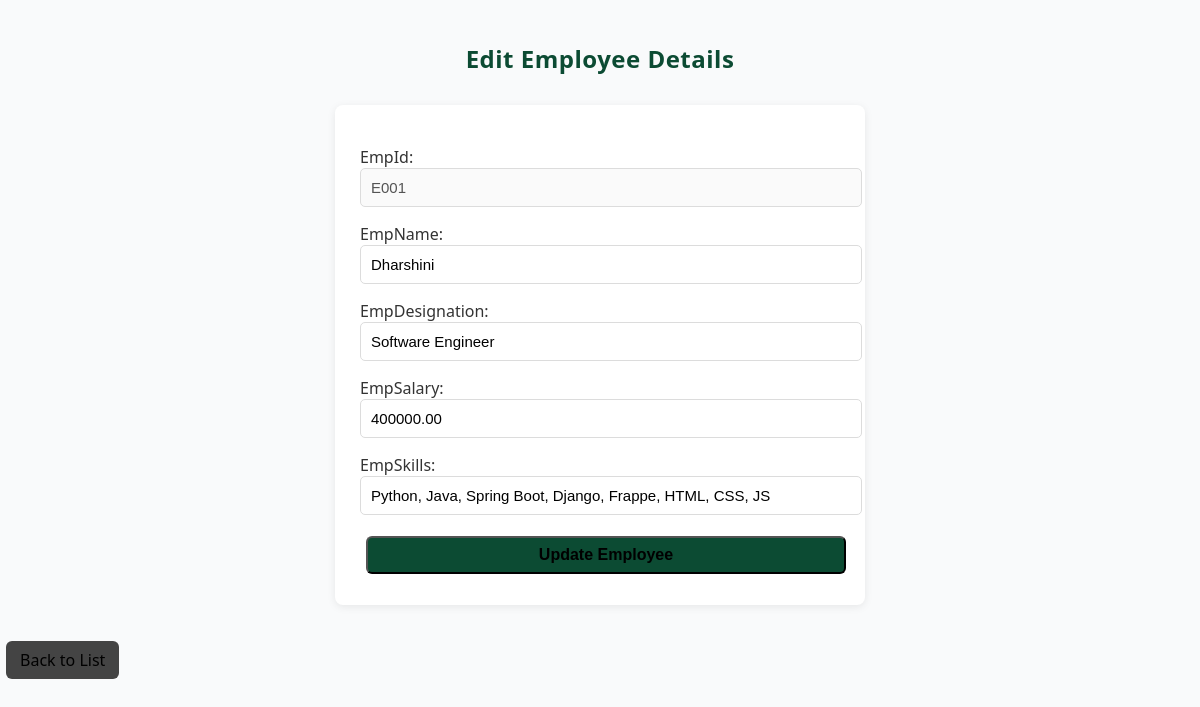
/EmployeeApp/edit/E001/, run on the app's committed database.
### EmployeeApp/models.py (models this page shows, shortened)
class Employee(models.Model):
    empId = models.CharField(primary_key=True, max_length=10, editable=True)
    empName = models.CharField(max_length=50)
    empDesignation = models.CharField(max_length=50)
    empSalary = models.DecimalField(max_digits=10, decimal_places=2)
    empSkills = models.TextField(blank=True)

### EmployeeApp/views.py (the view)
# urls.py: path("edit/<str:empId>/", views.editEmployee, name='edit_employee'),
def editEmployee(request, empId):
    emp = get_object_or_404(Employee, empId=empId)
    if request.method == 'POST':
        form = EmployeeForm(request.POST, instance=emp)
        if form.is_valid():
            form.save()
            return redirect('employee_list')
    else:
        form = EmployeeForm(instance=emp)
    return render(request, 'EmployeeApp/edit_employee.html', {'form': form, 'edit': True})

### EmployeeApp/forms.py (shortened to what this page needs)
class EmployeeForm(forms.ModelForm):
    class Meta:
        model = Employee
        fields = ['empId', 'empName', 'empDesignation', 'empSalary', 'empSkills']
        widgets = {
            "empId": forms.TextInput(attrs={"class": "form-control", "readonly": "readonly"}),
            "empName": forms.TextInput(attrs={"class": "form-control"}),
            "empDesignation": forms.TextInput(attrs={"class": "form-control"}),
            "empSalary": forms.NumberInput(attrs={"class": "form-control"}),
            "empSkills": forms.TextInput(attrs={"class": "form-control", "rows": 3}),
        }
    def __init__(self, *args, **kwargs):
        super().__init__(*args, **kwargs)
        self.fields['empId'].disabled = True

### templates/EmployeeApp/edit_employee.html (shortened to what this page needs)
{% load static %}
<!DOCTYPE html>
<html lang="en">
<head>
    <link rel="stylesheet" href="{% static 'EmployeeApp/style.css' %}">
</head>
<body>
    <br>
    <h2>Edit Employee Details</h2>
    <form method="post">
        {{ form.as_p }}
        <button type="submit" class="btn">Update Employee</button>
    </form>
    <a href="{% url 'employee_list' %}" class="back">Back to List</a>
</body>
</html>

### static/EmployeeApp/style.css (style rules this page uses)
:root { --primary-color: #0c4b33; --secondary-color: #e8f0eb; --accent-color: #79aec8; --danger-color: #ce4747; --success-color: #4c946b; --light-bg: hsl(210, 17%, 98%); --text-dark: #333; --border-color: #dcdcdc; }
body { font-family: "Segoe UI", "Helvetica Neue", Arial, sans-serif; background-color: var(--light-bg); color: var(--text-dark); margin: 0; padding: 0; }
h2 { text-align: center; color: var(--primary-color); margin: 20px 0; letter-spacing: 0.5px; }
.btn, .edit, .delete, .back { display: inline-block; padding: 8px 14px; margin: 6px; text-decoration: none; border-radius: 6px; font-weight: 500; transition: background-color 0.25s ease, transform 0.15s ease; color: rgb(0, 0, 0); }
.btn { background-color: var(--accent-color); }
.back { background-color: #444; }
form { background-color: #fff; width: 40%; margin: 30px auto; padding: 25px; border-radius: 8px; box-shadow: 0 2px 8px rgba(0, 0, 0, 0.08); }
form p { margin-bottom: 15px; }
form input, form select, form textarea { width: 100%; padding: 10px; border-radius: 5px; border: 1px solid var(--border-color); font-size: 15px; outline: none; transition: border-color 0.3s ease; }
form .btn { width: 100%; text-align: center; background-color: var(--primary-color); font-size: 16px; font-weight: 600; }

### data on the page
Employee: empId "E001", empName "Dharshini", empDesignation "Software Engineer", empSalary "400000.00", empSkills "Python, Java, Spring Boot, Django, Frappe, HTML, CSS, JS"
